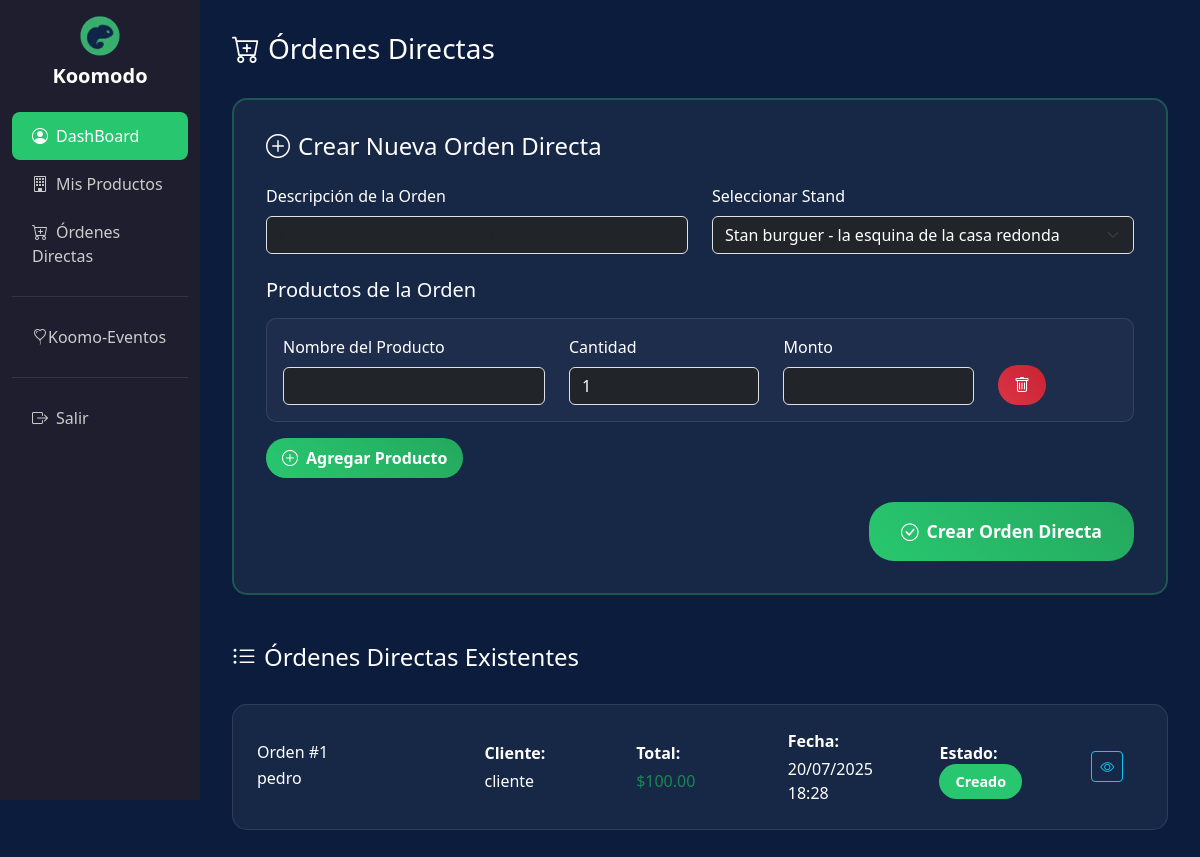
Screenshot of /ordenes_directas (signed in) with the database file from the repository.
### tables this page shows
CREATE TABLE `orden_directa` (
  `id` int(11) NOT NULL,
  `nombre` varchar(250) NOT NULL,
  `fecha_log` datetime NOT NULL DEFAULT current_timestamp(),
  `stat` int(1) NOT NULL COMMENT '1=creado\r\n2=terminado\r\n3=cancelado',
  `id_cliente` int(11) NOT NULL,
  `id_stand` int(11) NOT NULL
);

CREATE TABLE `usuarios` (
  `id` int(11) NOT NULL,
  `usuario` varchar(100) NOT NULL,
  `nombre_completo` varchar(150) NOT NULL,
  `email` varchar(250) NOT NULL,
  `tipo_usuario` varchar(1) NOT NULL,
  `fecha_log` datetime NOT NULL DEFAULT current_timestamp(),
  `stat` int(1) NOT NULL,
  `password` varchar(250) NOT NULL,
  `imagen` varchar(250) NOT NULL
);

### app/models/Stand.php (called while the page is built, shortened)
<?php
class Stand {
    private $conn;
    private $table = "stands";
    private $table2 = "usuarios";
    public function __construct($db) {
        $this->conn = $db;
    }
    public function obtenerStandsPorUsuario($id_usuario) {
        $stmt = $this->conn->prepare("SELECT s.id, s.nombre, s.descripcion, s.ubicacion, s.estado, u.nombre_completo as encargado
                                     FROM {$this->table} s INNER JOIN {$this->table2} u ON u.id = s.id_user
                                     WHERE s.id_user = :id_usuario");
        $stmt->bindParam(':id_usuario', $id_usuario);
        $stmt->execute();
        return $stmt->fetchAll(PDO::FETCH_ASSOC);
    }
}

### app/models/OrdenDirecta.php (called while the page is built, shortened)
<?php
class OrdenDirecta {
    private $conn;
    private $table = "orden_directa";
    private $table2 = "orden_directa_detalle";
    public function __construct($db) {
        $this->conn = $db;
    }
    public function obtenerOrdenesDirectas($id_stand) {
        $stmt = $this->conn->prepare("SELECT * FROM {$this->table} WHERE id_stand = :id_stand ORDER BY fecha_log DESC");
        $stmt->bindParam(':id_stand', $id_stand);
        $stmt->execute();
        return $stmt->fetchAll(PDO::FETCH_ASSOC);
    }
    public function obtenerTotalOrden($id_orden) {
        $stmt = $this->conn->prepare("SELECT SUM(monto) as total FROM {$this->table2} WHERE id_orden_directa = :id_orden");
        $stmt->bindParam(':id_orden', $id_orden);
        $stmt->execute();
        $result = $stmt->fetch(PDO::FETCH_ASSOC);
        return $result['total'] ?? 0;
    }
    public function obtenerClientePorId($id_cliente) {
        $stmt = $this->conn->prepare("SELECT nombre_completo FROM usuarios WHERE id = :id");
        $stmt->bindParam(':id', $id_cliente);
        $stmt->execute();
        $result = $stmt->fetch(PDO::FETCH_ASSOC);
        return $result['nombre_completo'] ?? 'Cliente no encontrado';
    }
}

### app/views/ordenes_directas.php (the view, shortened to what this page needs)
<?php
require_once __DIR__ . '/../models/OrdenDirecta.php';
require_once __DIR__ . '/../models/Stand.php';
$db = new Database();
$conn = $db->connect();
$ordenDirectaModel = new OrdenDirecta($conn);
$standModel = new Stand($conn);
$stands_usuario = $standModel->obtenerStandsPorUsuario($_SESSION['usuario']['id']);
$id_stand = null;
if (count($stands_usuario) == 1) {
    $id_stand = $stands_usuario[0]['id'];
}
$ordenes = $ordenDirectaModel->obtenerOrdenesDirectas($id_stand);
?>
<!DOCTYPE html>
<html lang="es">
<head>
  <link href="https://cdn.jsdelivr.net/npm/bootstrap@5.3.0/dist/css/bootstrap.min.css" rel="stylesheet">
  <link href="https://cdnjs.cloudflare.com/ajax/libs/bootstrap-icons/1.8.1/font/bootstrap-icons.min.css" rel="stylesheet">
</head>
<body>
  <div class="container-fluid">
    <div class="row">
      <?php include 'menu.php'; ?>
      <div class="col-md-9 col-lg-10 content">
        <div class="d-flex justify-content-between align-items-center mb-4">
          <h3><i class="bi bi-cart-plus me-2"></i>Órdenes Directas</h3>
        </div>
        <div class="form-container">
          <h4 class="mb-4"><i class="bi bi-plus-circle me-2"></i>Crear Nueva Orden Directa</h4>
          <form method="post" action="" id="ordenDirectaForm">
            <div class="row">
              <div class="col-md-6">
                <label class="form-label">Descripción de la Orden</label>
                <input type="text" name="nombre" class="form-control bg-dark text-white"
                       placeholder="Ej: Combo especial, Pedido urgente..." required>
              </div>
              <div class="col-md-6">
                <label class="form-label">Seleccionar Stand</label>
                <select name="id_stand" class="form-select bg-dark text-white" required>
                  <?php foreach ($stands_usuario as $stand): ?>
                    <option value="<?= $stand['id'] ?>" <?= ($stand['id'] == $id_stand) ? 'selected' : '' ?>>
                      <?= htmlspecialchars($stand['nombre']) ?> - <?= htmlspecialchars($stand['ubicacion']) ?>
                    </option>
                  <?php endforeach; ?>
                </select>
              </div>
            </div>
            <div id="productos-container">
              <h5 class="mt-4 mb-3">Productos de la Orden</h5>
              <div class="product-row" id="producto-1">
                <div class="row">
                  <div class="col-md-4">
                    <label class="form-label">Nombre del Producto</label>
                    <input type="text" name="producto[]" class="form-control bg-dark text-white"
                           placeholder="Nombre del producto" required>
                  </div>
                  <div class="col-md-3">
                    <label class="form-label">Cantidad</label>
                    <input type="number" name="cantidad[]" class="form-control bg-dark text-white"
                           placeholder="Cantidad" min="1" value="1" required>
                  </div>
                  <div class="col-md-3">
                    <label class="form-label">Monto</label>
                    <input type="number" name="monto[]" class="form-control bg-dark text-white"
                           placeholder="0.00" step="0.01" min="0" required>
                  </div>
                  <div class="col-md-2 d-flex align-items-end">
                    <button type="button" class="btn btn-remove-product" onclick="removerProducto(this)">
                      <i class="bi bi-trash"></i>
                    </button>
                  </div>
                </div>
              </div>
            </div>
            <div class="mt-3">
              <button type="button" class="btn btn-add-product" onclick="agregarProducto()">
                <i class="bi bi-plus-circle me-2"></i>Agregar Producto
              </button>
            </div>
            <div class="mt-4 text-end">
              <button type="submit" name="crear_orden" class="btn btn-create-order">
                <i class="bi bi-check-circle me-2"></i>Crear Orden Directa
              </button>
            </div>
          </form>
        </div>
        <div class="mt-5">
          <div class="d-flex justify-content-between align-items-center mb-4">
            <h4><i class="bi bi-list-ul me-2"></i>Órdenes Directas Existentes</h4>
          </div>
          <?php if (!empty($ordenes)): ?>
            <?php foreach ($ordenes as $orden): ?>
              <div class="order-card">
                <div class="row align-items-center">
                  <div class="col-md-3">
                    <h6 class="mb-1 text-white">Orden #<?= $orden['id'] ?></h6>
                    <p class="text-white mb-0"><?= htmlspecialchars($orden['nombre']) ?></p>
                  </div>
                  <div class="col-md-2">
                    <p class="mb-1"><strong class="text-white">Cliente:</strong></p>
                    <p class="text-white mb-0">
                      <?php
                      if ($orden['id_cliente'] > 0) {
                          echo $ordenDirectaModel->obtenerClientePorId($orden['id_cliente']);
                      } else {
                          echo '<span class="text-warning">Sin asignar</span>';
                      }
                      ?>
                    </p>
                  </div>
                  <div class="col-md-2">
                    <p class="mb-1"><strong class="text-white">Total:</strong></p>
                    <p class="text-success mb-0">$<?= number_format($ordenDirectaModel->obtenerTotalOrden($orden['id']), 2) ?></p>
                  </div>
                  <div class="col-md-2">
                    <p class="mb-1"><strong class="text-white">Fecha:</strong></p>
                    <p class="text-white mb-0"><?= date('d/m/Y H:i', strtotime($orden['fecha_log'])) ?></p>
                  </div>
                  <div class="col-md-2">
                    <p class="mb-1"><strong>Estado:</strong></p>
                    <?php
                    $estado_texto = '';
                    $estado_clase = '';
                    switch($orden['stat']) {
                        case 1: $estado_texto = 'Creado'; $estado_clase = 'status-1'; break;
                    }
                    ?>
                    <span class="status-badge <?= $estado_clase ?>"><?= $estado_texto ?></span>
                  </div>
                  <div class="col-md-1">
                    <button class="btn btn-outline-info btn-sm" data-bs-toggle="modal"
                            data-bs-target="#modalDetalle<?= $orden['id'] ?>">
                      <i class="bi bi-eye"></i>
                    </button>
                  </div>
                </div>
              </div>
            <?php endforeach; ?>
          <?php endif; ?>
        </div>
      </div>
    </div>
  </div>
</body>
</html>

### app/views/ordenes_directas.php (style rules this page uses)
body { background-color: #0B1C3D; color: white; }
.content { padding: 2rem; }
.form-container { background: rgba(255, 255, 255, 0.05); border-radius: 15px; padding: 2rem; margin-bottom: 2rem; border: 2px solid rgba(40, 199, 111, 0.3); }
.product-row { background: rgba(255, 255, 255, 0.03); border-radius: 10px; padding: 1rem; margin-bottom: 1rem; border: 1px solid rgba(255, 255, 255, 0.1); }
.btn-add-product { background: linear-gradient(45deg, #28C76F, #24a85f); border: none; color: white; padding: 0.5rem 1rem; border-radius: 20px; font-weight: bold; transition: all 0.3s ease; }
.btn-remove-product { background: linear-gradient(45deg, #dc3545, #c82333); border: none; color: white; padding: 0.5rem 1rem; border-radius: 20px; font-weight: bold; transition: all 0.3s ease; }
.btn-create-order { background: linear-gradient(45deg, #28C76F, #24a85f); border: none; color: white; padding: 1rem 2rem; border-radius: 25px; font-weight: bold; font-size: 1.1rem; transition: all 0.3s ease; }
.order-card { background: rgba(255, 255, 255, 0.05); border-radius: 15px; padding: 1.5rem; margin-bottom: 1rem; border: 1px solid rgba(255, 255, 255, 0.1); transition: transform 0.3s ease; }
.status-badge { padding: 0.5rem 1rem; border-radius: 20px; font-weight: bold; font-size: 0.9rem; }
.status-1 { background-color: #28C76F; }

### rows the page displays
orden_directa: id "1", nombre "pedro", id_cliente.nombre_completo "cliente", obtenerTotalOrden "100.00", fecha_log "20/07/2025 18:28", stat "Creado"

### other values shown
form field id_stand "Stan burguer - la esquina de la casa redonda"
